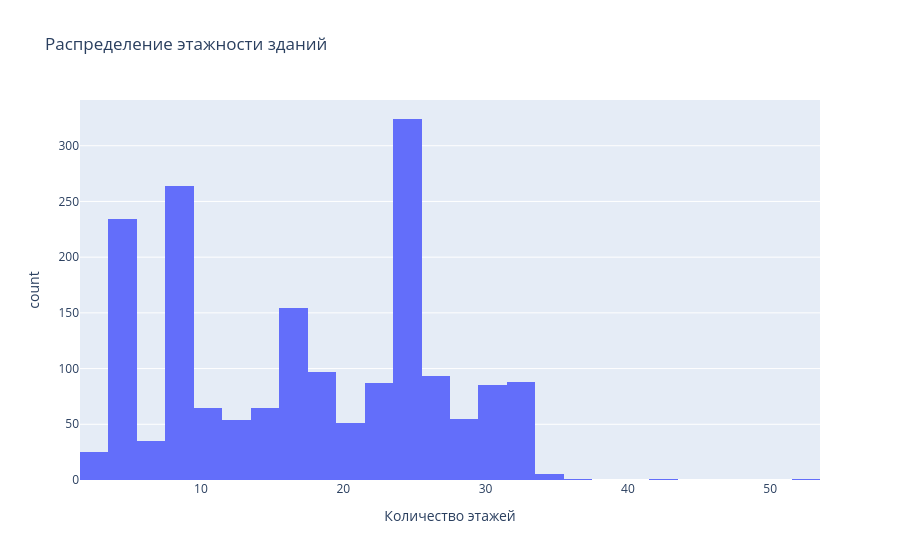

Notebook cell for this chart:
### Markdown cell above
Больше всего объектов в продаже - новостройки, с годом постройки от 2020.

### Code cell
fig = px.histogram(df, x='floors_count', 
                   title="Распределение этажности зданий",
                   labels={"floors_count": "Количество этажей", "count": "Количество объектов"},
                   nbins=30)
fig.show()

### Figure 1 — Plotly figure (JSON) as saved in the notebook; plotly's stock layout.template omitted (floating-point values rounded to 4 significant figures; data arrays with more than 128 entries replaced by an {"elided": "..."} marker saying what was removed)
{"data": [{"bingroup": "x", "hovertemplate": "Количество этажей=%{x}<br>count=%{y}<extra></extra>", "legendgroup": "", "marker": {"color": "#636efa", "pattern": {"shape": ""}}, "name": "", "nbinsx": 30, "orientation": "v", "showlegend": false, "type": "histogram", "x": {"elided": "1784 float values"}, "xaxis": "x", "yaxis": "y"}], "layout": {"barmode": "relative", "legend": {"tracegroupgap": 0}, "title": {"text": "Распределение этажности зданий"}, "xaxis": {"anchor": "y", "domain": [0, 1], "title": {"text": "Количество этажей"}}, "yaxis": {"anchor": "x", "domain": [0, 1], "title": {"text": "count"}}}}
